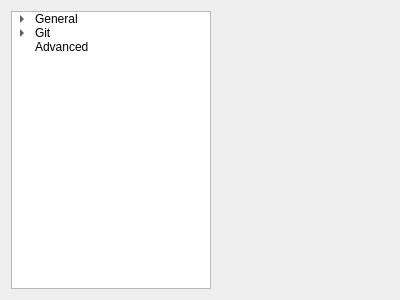
<?xml version="1.0" encoding="UTF-8"?>
<ui version="4.0">
 <class>PreferencesPanel</class>
 <widget class="QWidget" name="PreferencesPanel">
  <property name="geometry">
   <rect>
    <x>0</x>
    <y>0</y>
    <width>400</width>
    <height>300</height>
   </rect>
  </property>
  <layout class="QHBoxLayout" name="horizontalLayout" stretch="1,2">
   <item>
    <widget class="QTreeWidget" name="preferencesSelector">
     <property name="minimumSize">
      <size>
       <width>200</width>
       <height>0</height>
      </size>
     </property>
     <property name="maximumSize">
      <size>
       <width>200</width>
       <height>16777215</height>
      </size>
     </property>
     <property name="horizontalScrollBarPolicy">
      <enum>Qt::ScrollBarAlwaysOff</enum>
     </property>
     <attribute name="headerVisible">
      <bool>false</bool>
     </attribute>
     <attribute name="headerMinimumSectionSize">
      <number>200</number>
     </attribute>
     <attribute name="headerDefaultSectionSize">
      <number>200</number>
     </attribute>
     <column>
      <property name="text">
       <string>Paths</string>
      </property>
     </column>
     <column>
      <property name="text">
       <string>Index</string>
      </property>
     </column>
     <item>
      <property name="text">
       <string>General</string>
      </property>
      <property name="text">
       <string>0</string>
      </property>
      <item>
       <property name="text">
        <string>Plugins</string>
       </property>
       <property name="text">
        <string>1</string>
       </property>
      </item>
     </item>
     <item>
      <property name="text">
       <string>Git</string>
      </property>
      <property name="text">
       <string>2</string>
      </property>
      <item>
       <property name="text">
        <string>Configuration</string>
       </property>
       <property name="text">
        <string>3</string>
       </property>
      </item>
      <item>
       <property name="text">
        <string>Secure Keys</string>
       </property>
       <property name="text">
        <string>4</string>
       </property>
      </item>
     </item>
     <item>
      <property name="text">
       <string>Advanced</string>
      </property>
      <property name="text">
       <string>5</string>
      </property>
     </item>
    </widget>
   </item>
   <item>
    <widget class="QStackedWidget" name="preferencesStack">
     <property name="frameShape">
      <enum>QFrame::NoFrame</enum>
     </property>
     <widget class="QWidget" name="generalPage"/>
     <widget class="QWidget" name="pluginsPage"/>
     <widget class="QWidget" name="gitPage"/>
     <widget class="QWidget" name="gitConfigPage"/>
     <widget class="QWidget" name="secureKeysPage"/>
     <widget class="QWidget" name="advancedPage">
      <layout class="QVBoxLayout" name="verticalLayout">
       <property name="leftMargin">
        <number>0</number>
       </property>
       <property name="topMargin">
        <number>0</number>
       </property>
       <property name="rightMargin">
        <number>0</number>
       </property>
       <property name="bottomMargin">
        <number>0</number>
       </property>
       <item>
        <widget class="QPlainTextEdit" name="preferencesEditor"/>
       </item>
       <item>
        <widget class="QWidget" name="widget" native="true">
         <layout class="QHBoxLayout" name="horizontalLayout_2">
          <property name="leftMargin">
           <number>0</number>
          </property>
          <property name="topMargin">
           <number>0</number>
          </property>
          <property name="rightMargin">
           <number>0</number>
          </property>
          <property name="bottomMargin">
           <number>0</number>
          </property>
          <item>
           <spacer name="horizontalSpacer">
            <property name="orientation">
             <enum>Qt::Horizontal</enum>
            </property>
            <property name="sizeHint" stdset="0">
             <size>
              <width>40</width>
              <height>20</height>
             </size>
            </property>
           </spacer>
          </item>
          <item>
           <widget class="QPushButton" name="saveEditorPreferences">
            <property name="maximumSize">
             <size>
              <width>120</width>
              <height>16777215</height>
             </size>
            </property>
            <property name="text">
             <string>Save</string>
            </property>
           </widget>
          </item>
         </layout>
        </widget>
       </item>
      </layout>
     </widget>
    </widget>
   </item>
  </layout>
 </widget>
 <resources/>
 <connections/>
</ui>
